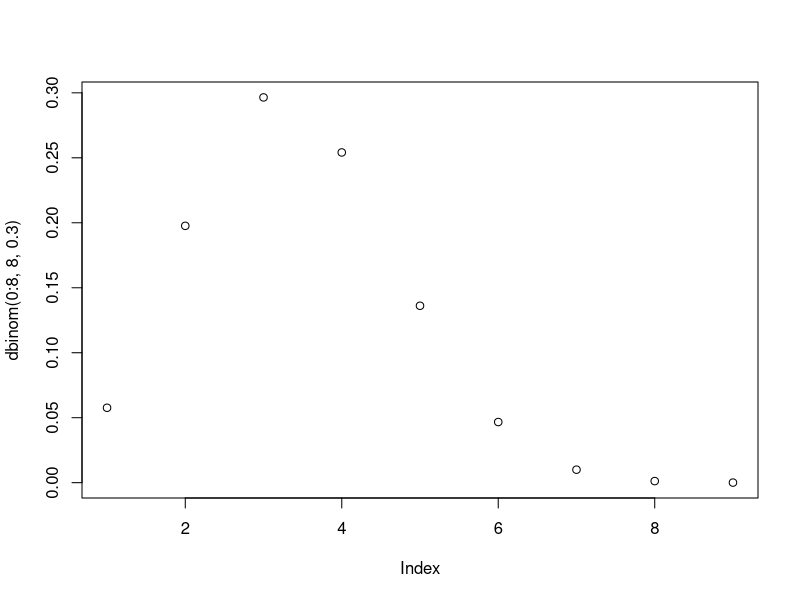
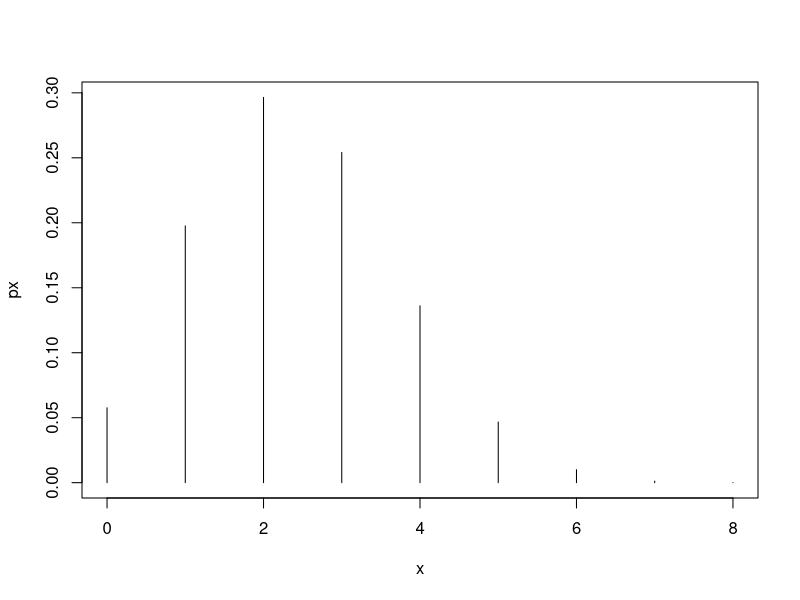

R code for these plots, in order:
# TODO: Add comment
# 
# Co-Author: Robert Bost
# Co-Author: Nick Galloway
# Co-Author: Jeff Schauble
###############################################################################


# 2
plot(dbinom(0:8, 8, .3))
x <- 0:8
px <- dbinom(x, 8, .3)
plot(x, px, type="h")
qbinom(.44, 8, .7)
sum(dbinom(3:20, 20, .2)) 
# OR
1-pbinom(2, 20, .2)

# 3
dpois(0, 2)
1-ppois(2, 2)
qpois(.7, 2)

# 4
# ASKKKK
pexp(6, 3)-pexp(2, 3)

# 5
seed <- 500
